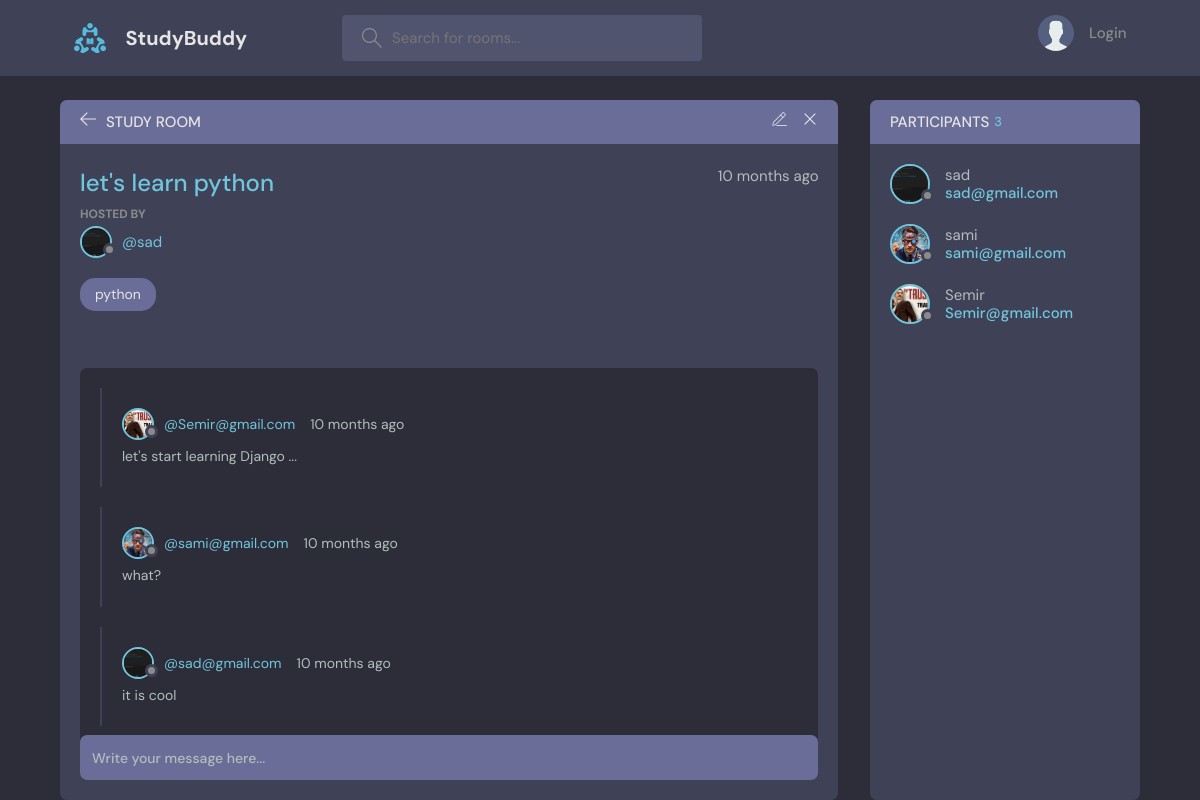
The page /room/1/ on the database its author committed.
### base/models.py (models this page shows, shortened)
class Room(models.Model):
    host=models.ForeignKey(User, on_delete=models.SET_NULL ,null=True)
    topic=models.ForeignKey(Topic, on_delete=models.SET_NULL ,null=True)
    name=models.CharField(max_length=200)
    description=models.TextField(null=True, blank=True)
    participants=models.ManyToManyField(User, related_name='participants', blank=True)
    updated=models.DateTimeField(auto_now=True)
    created=models.DateTimeField(auto_now_add=True)
    class Meta:
        ordering=['-updated','-created']

class User(AbstractUser):
    name=models.CharField(max_length=200, null=True)
    email=models.EmailField(unique=True, null=True)
    bio=models.TextField(null=True)
    avatar=models.ImageField(null=True, default="avatar.svg")
    USERNAME_FIELD='email'
    REQUIRED_FIELDS=['username']

class Topic(models.Model):
    name=models.CharField(max_length=200)

class Message(models.Model):
    user=models.ForeignKey(User, on_delete=models.CASCADE)
    room=models.ForeignKey(Room, on_delete=models.CASCADE)
    body=models.TextField()
    updated=models.DateTimeField(auto_now=True)
    created=models.DateTimeField(auto_now_add=True)
    class Meta:
        ordering=['-updated','-created']

### base/views.py (the view, shortened to what this page needs)
# urls.py: path('room/<str:pk>/', views.room, name='room'),
def room(request,pk):
    room=Room.objects.get(id=pk)
    room_messages=room.message_set.all().order_by('-created')
    participants=room.participants.all()
    if request.user.is_authenticated:
        room.participants.add(request.user)
    context={'room':room, 'room_messages':room_messages,"participants":participants}
    return render(request, 'room.html',context)

### base/templates/room.html (shortened to what this page needs)
{% extends 'main.html' %}
{% block content %}
<main class="profile-page layout layout--2">
    <div class="container">
        <div class="room">
            <div class="room__top">
                <div class="room__topLeft">
                    <a href="{% url 'home' %}">
                        <svg version="1.1" xmlns="http://www.w3.org/2000/svg" width="32" height="32"
                            viewBox="0 0 32 32">
                            <title>arrow-left</title>
                            <path
                                d="M13.723 2.286l-13.723 13.714 13.719 13.714 1.616-1.611-10.96-10.96h27.625v-2.286h-27.625l10.965-10.965-1.616-1.607z">
                            </path>
                        </svg>
                    </a>
                    <h3>Study Room</h3>
                </div>
                <div class="room__topRight">
                    <a href="{% url 'update_room' room.id %}">
                    </a>
                    <a href="{% url 'delete_room' room.id %}">
                        <svg version="1.1" xmlns="http://www.w3.org/2000/svg" width="32" height="32"
                            viewBox="0 0 32 32">
                            <title>remove</title>
                            <path
                                d="M27.314 6.019l-1.333-1.333-9.98 9.981-9.981-9.981-1.333 1.333 9.981 9.981-9.981 9.98 1.333 1.333 9.981-9.98 9.98 9.98 1.333-1.333-9.98-9.98 9.98-9.981z">
                            </path>
                        </svg>
                    </a>
                </div>
            </div>
            <div class="room__box scroll">
                <div class="room__header scroll">
                    <div class="room__info">
                        <h3>{{room.name}}</h3>
                        <span>{{room.created|timesince}} ago</span>
                    </div>
                    <div class="room__hosted">
                        <p>Hosted By</p>
                        <a href="{% url 'profile' room.host.id %}" class="room__author">
                            <div class="avatar avatar--small">
                                <img src="{{room.host.avatar.url}}" />
                            </div>
                            <span>@{{room.host.username}}</span>
                        </a>
                    </div>
                    <span class="room__topics">{{room.topic.name}}</span>
                </div>
                <div class="room__conversation">
                    <div class="threads scroll">
                        {% for message in room_messages %}
                        <div class="thread">
                            <div class="thread__top">
                                <div class="thread__author">
                                    <a href="{% url 'profile' message.user.id %}" class="thread__authorInfo">
                                        <div class="avatar avatar--small">
                                            <img src="{{message.user.avatar.url}}" />
                                        </div>
                                        <span>@{{message.user}}</span>
                                    </a>
                                    <span class="thread__date">{{message.created|timesince}} ago</span>
                                </div>
                            </div>
                            <div class="thread__details">
                                {{message.body}}
                            </div>
                        </div>
                        {% endfor %}
                    </div>
                </div>
            </div>
            <div class="room__message">
                <form action="" method="POST">
                    <input name="body" placeholder="Write your message here..." />
                </form>
            </div>
        </div>
        <div class="participants">
            <h3 class="participants__top">Participants <span>{{room.participants.all.count}}</span></h3>
            <div class="participants__list scroll">
                {% for participant in participants %}
                <a href="{% url 'profile' participant.id %}" class="participant">
                    <div class="avatar avatar--medium">
                        <img src="{{participant.avatar.url}}" />
                    </div>
                    <p>
                        {{participant.username}}
                        <span>{{participant.email}}</span>
                    </p>
                </a>
                {% endfor %}
            </div>
        </div>
    </div>
</main>
{% endblock content %}

### rows shown on the page
Room: name "let's learn python", created "10 months", host.avatar (picture), host.username "sad", topic.name "python", participants.all.count "3"
Message: user.avatar (picture), user "Semir@gmail.com", created "10 months", body "let's start learning Django ..."
Message: user.avatar (picture), user "sami@gmail.com", created "10 months", body "what?"
Message: user.avatar (picture), user "sad@gmail.com", created "10 months", body "it is cool"
User: avatar (picture), username "sad", email "sad@gmail.com"
User: avatar (picture), username "sami", email "sami@gmail.com"
User: avatar (picture), username "Semir", email "Semir@gmail.com"
